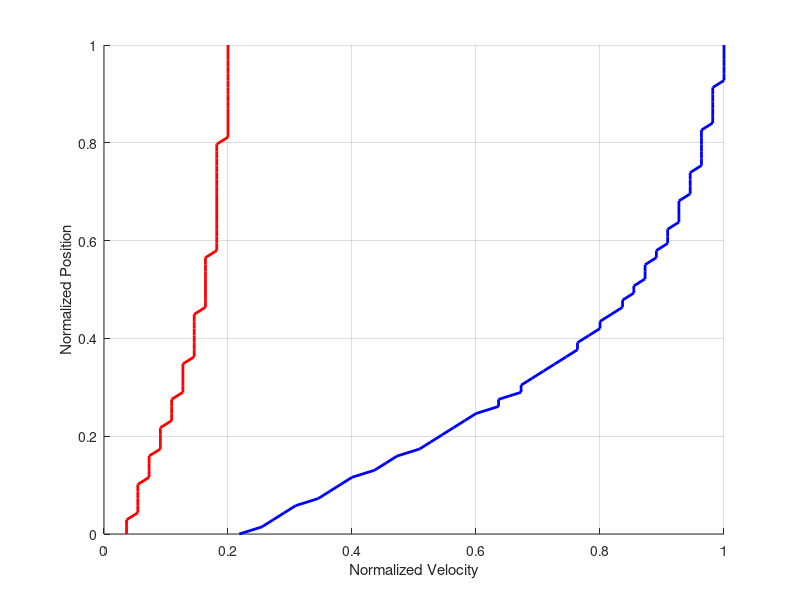

Here is the MATLAB script that generated this plot:
clear
clc

a=[-.1128
    0

0.014492754

0.028985507

0.043478261

0.057971014

0.072463768

0.086956522

0.101449275

0.115942029

0.130434783

0.144927536

0.15942029

0.173913043

0.188405797

0.202898551

0.217391304

0.231884058

0.246376812

0.260869565

0.275362319

0.289855072

0.304347826

0.31884058

0.333333333

0.347826087

0.362318841

0.376811594

0.391304348

0.405797101

0.420289855

0.434782609

0.449275362

0.463768116

0.47826087

0.492753623

0.507246377

0.52173913

0.536231884

0.550724638

0.565217391

0.579710145

0.594202899

0.608695652

0.623188406

0.637681159

0.652173913

0.666666667

0.68115942

0.695652174

0.710144928

0.724637681

0.739130435

0.753623188

0.768115942

0.782608696

0.797101449

0.811594203

0.826086957

0.84057971

0.855072464

0.869565217

0.884057971

0.898550725

0.913043478

0.927536232

0.942028986

0.956521739

0.971014493

0.985507246

1];
ai=[
    0

0.014492754

0.028985507

0.043478261

0.057971014

0.072463768

0.086956522

0.101449275

0.115942029

0.130434783

0.144927536

0.15942029

0.173913043

0.188405797

0.202898551

0.217391304

0.231884058

0.246376812

0.260869565

0.275362319

0.289855072

0.304347826

0.31884058

0.333333333

0.347826087

0.362318841

0.376811594

0.391304348

0.405797101

0.420289855

0.434782609

0.449275362

0.463768116

0.47826087

0.492753623

0.507246377

0.52173913

0.536231884

0.550724638

0.565217391

0.579710145

0.594202899

0.608695652

0.623188406

0.637681159

0.652173913

0.666666667

0.68115942

0.695652174

0.710144928

0.724637681

0.739130435

0.753623188

0.768115942

0.782608696

0.797101449

0.811594203

0.826086957

0.84057971

0.855072464

0.869565217

0.884057971

0.898550725

0.913043478

0.927536232

0.942028986

0.956521739

0.971014493

0.985507246

1];
%*6.9/(6.9+.1128)
aa=(a+.1128)/(1.1128);
b=[0
    0.036363636

0.036363636

0.036363636

0.054545455

0.054545455

0.054545455

0.054545455

0.054545455

0.072727273

0.072727273

0.072727273

0.072727273

0.090909091

0.090909091

0.090909091

0.090909091

0.109090909

0.109090909

0.109090909

0.109090909

0.127272727

0.127272727

0.127272727

0.127272727

0.127272727

0.145454545

0.145454545

0.145454545

0.145454545

0.145454545

0.145454545

0.145454545

0.163636364

0.163636364

0.163636364

0.163636364

0.163636364

0.163636364

0.163636364

0.163636364

0.181818182

0.181818182

0.181818182

0.181818182

0.181818182

0.181818182

0.181818182

0.181818182

0.181818182

0.181818182

0.181818182

0.181818182

0.181818182

0.181818182

0.181818182

0.181818182

0.2

0.2

0.2

0.2

0.2

0.2

0.2

0.2

0.2

0.2

0.2

0.2

0.2

0.2];
bi=[
    0.036363636

0.036363636

0.036363636

0.054545455

0.054545455

0.054545455

0.054545455

0.054545455

0.072727273

0.072727273

0.072727273

0.072727273

0.090909091

0.090909091

0.090909091

0.090909091

0.109090909

0.109090909

0.109090909

0.109090909

0.127272727

0.127272727

0.127272727

0.127272727

0.127272727

0.145454545

0.145454545

0.145454545

0.145454545

0.145454545

0.145454545

0.145454545

0.163636364

0.163636364

0.163636364

0.163636364

0.163636364

0.163636364

0.163636364

0.163636364

0.181818182

0.181818182

0.181818182

0.181818182

0.181818182

0.181818182

0.181818182

0.181818182

0.181818182

0.181818182

0.181818182

0.181818182

0.181818182

0.181818182

0.181818182

0.181818182

0.2

0.2

0.2

0.2

0.2

0.2

0.2

0.2

0.2

0.2

0.2

0.2

0.2

0.2];

c=[0
    0.218181818

0.254545455

0.272727273

0.290909091

0.309090909

0.345454545

0.363636364

0.381818182

0.4

0.436363636

0.454545455

0.472727273

0.509090909

0.527272727

0.545454545

0.563636364

0.581818182

0.6

0.636363636

0.636363636

0.672727273

0.672727273

0.690909091

0.709090909

0.727272727

0.745454545

0.763636364

0.763636364

0.781818182

0.8

0.8

0.818181818

0.836363636

0.836363636

0.854545455

0.854545455

0.872727273

0.872727273

0.872727273

0.890909091

0.890909091

0.909090909

0.909090909

0.909090909

0.927272727

0.927272727

0.927272727

0.927272727

0.945454545

0.945454545

0.945454545

0.945454545

0.963636364

0.963636364

0.963636364

0.963636364

0.963636364

0.963636364

0.981818182

0.981818182

0.981818182

0.981818182

0.981818182

0.981818182

1

1

1

1

1

1];
ci=[
    0.218181818

0.254545455

0.272727273

0.290909091

0.309090909

0.345454545

0.363636364

0.381818182

0.4

0.436363636

0.454545455

0.472727273

0.509090909

0.527272727

0.545454545

0.563636364

0.581818182

0.6

0.636363636

0.636363636

0.672727273

0.672727273

0.690909091

0.709090909

0.727272727

0.745454545

0.763636364

0.763636364

0.781818182

0.8

0.8

0.818181818

0.836363636

0.836363636

0.854545455

0.854545455

0.872727273

0.872727273

0.872727273

0.890909091

0.890909091

0.909090909

0.909090909

0.909090909

0.927272727

0.927272727

0.927272727

0.927272727

0.945454545

0.945454545

0.945454545

0.945454545

0.963636364

0.963636364

0.963636364

0.963636364

0.963636364

0.963636364

0.981818182

0.981818182

0.981818182

0.981818182

0.981818182

0.981818182

1

1

1

1

1

1];
Dist=aa';
Vnorm=b';
Unorm=c';

% A=[Dist(1) Dist(2) Dist(3)];
% U=[Unorm(1) Unorm(2) Unorm(3)];
% polyfit(U,A,1);
% hold all
% plot(U,A,'x','linewidth',3,'markersize',15)
% x=[0:.01:.3];
% plot(x,.5124*x-.1128)
figure
grid on
hold all

plot(bi,ai,'r','LineWidth',2)
plot(ci,ai,'b','LineWidth',2)
xlabel('Normalized Velocity');
ylabel('Normalized Position');
set(gca,'xTick',[0 .2 .4 .6 .8 1 1.2])
set(gca,'YTick',[0 .2 .4 .6 .8 1 1.2])

% plot(Vnorm,Dist,'r','LineWidth',2)
% plot(Unorm,Dist,'b','LineWidth',2)
% xlabel('Normalized Velocity');
% ylabel('Normalized Position');
% set(gca,'xTick',[0 .2 .4 .6 .8 1 1.2])
% set(gca,'YTick',[0 .2 .4 .6 .8 1 1.2])

% set(gca,'xTick',[4000 5000 6000 7000 8000 9000])
%set(gca,'YTick',[15.5 16 17 18 19 20])
%plot(R,sep, ':bv','LineWidth',2,'MarkerEdgeColor','k','markersize',15)




